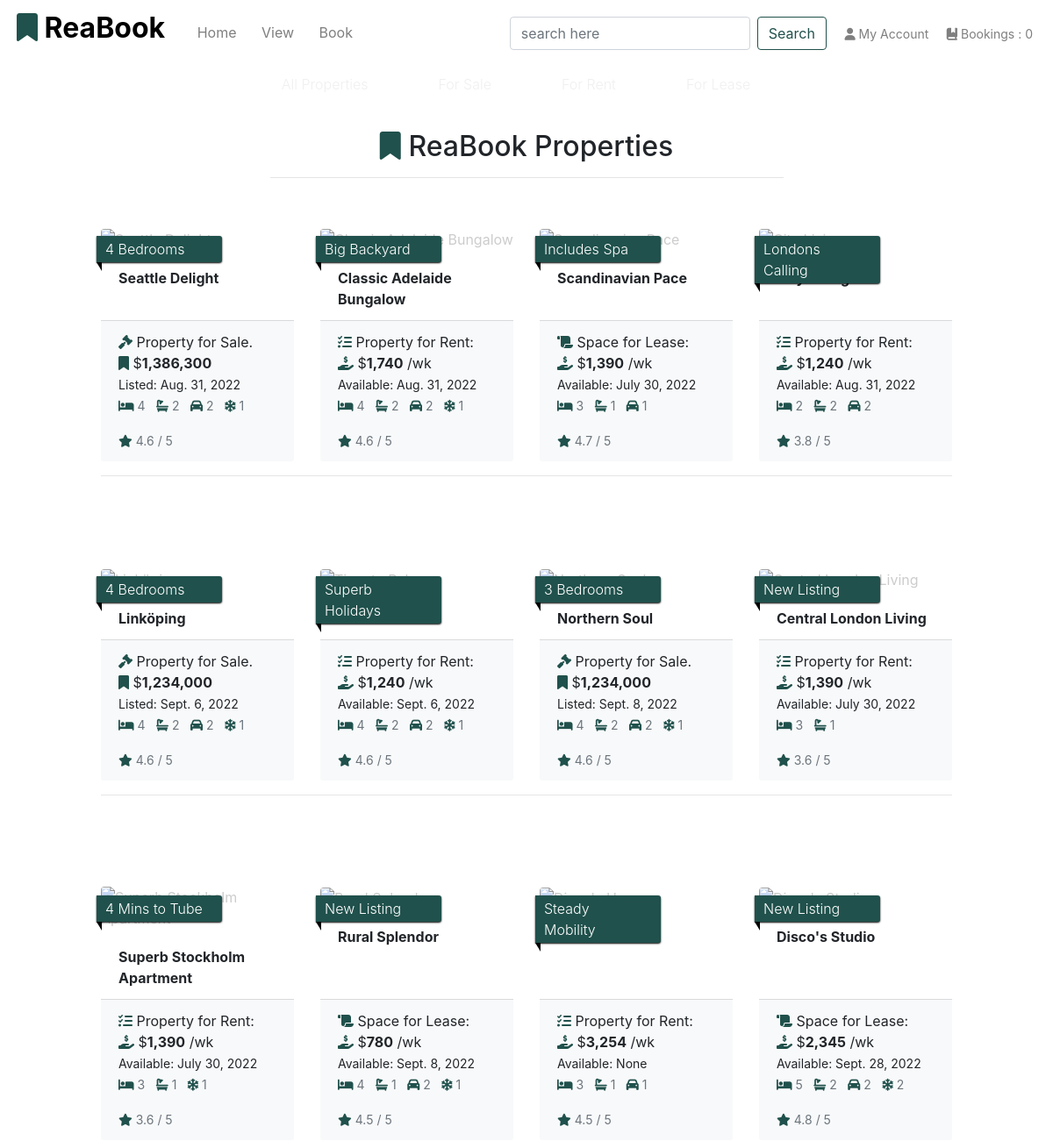
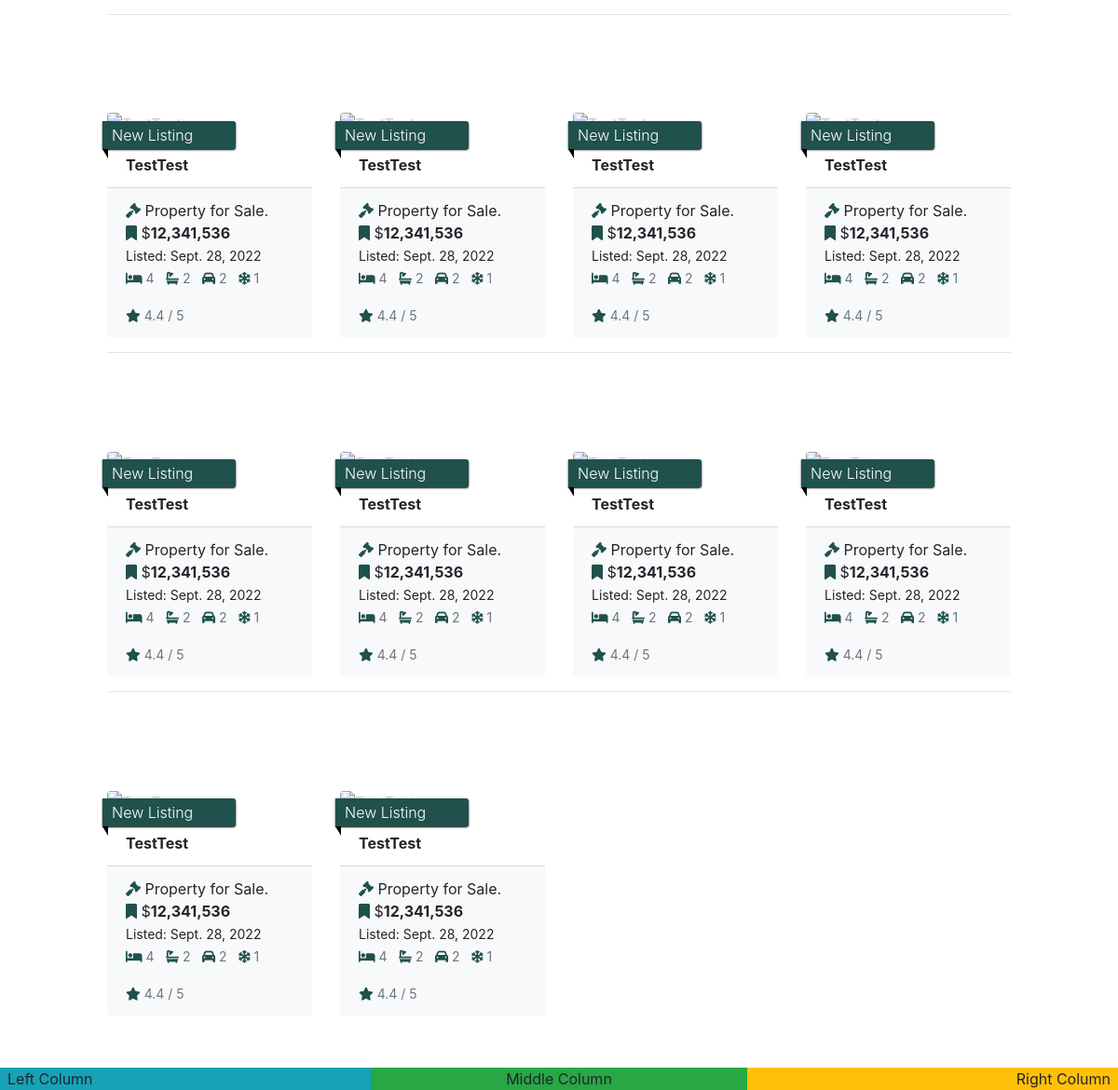
Page /properties/ on the committed database (2 pictures, top to bottom).
### app_properties/models.py (models this page shows, shortened)
class Property(models.Model):
    realtor = models.ForeignKey(User, on_delete=models.CASCADE, blank=True, null=False, default=User)
    title_no = models.CharField(max_length=254)
    ribbon_feature = models.CharField(max_length=20, default="New Listing")
    name = models.CharField(max_length=30)
    category = models.ForeignKey(
        'Category', null=True, blank=True, on_delete=models.SET_NULL
        )
    sector = models.ForeignKey(
        'Sector', null=True, blank=True, on_delete=models.SET_NULL
        )
    sale_price = models.IntegerField(null=False, blank=True, default=0)
    rent_pw = models.IntegerField(null=False, blank=True, default=0)
    date_available = models.DateField(null=True, blank=True, auto_now_add=True)
    bedrooms = models.IntegerField(null=False, blank=False)
    bathrooms = models.IntegerField(null=False, blank=False)
    carports = models.IntegerField(null=False, blank=False)
    air_conditioning = models.IntegerField(null=False, blank=False)
    rating = models.DecimalField(
        max_digits=3, decimal_places=1, null=True, blank=True
        )
    description = models.TextField()
    main_image_url = models.URLField(max_length=1024, null=True, blank=True)
    main_image = models.ImageField(null=True, blank=True)
    bedroom_image = models.ImageField(null=True, blank=True)
    bath_image = models.ImageField(null=True, blank=True)
    kitchen_image = models.ImageField(null=True, blank=True)
    living_image = models.ImageField(null=True, blank=True)
    unit_no = models.IntegerField(null=True, blank=True)
    level = models.IntegerField(null=True, blank=True)
    house_no = models.IntegerField(null=True, blank=False, default="No.")
    street = models.CharField(max_length=70, default='')
    suburb = models.CharField(max_length=70, default='')
    city = models.CharField(max_length=40)
    state = models.CharField(max_length=40, null=True, blank=True)
    postcode = models.CharField(max_length=10)
    country = models.CharField(max_length=2, choices=pytz.country_names.items(), null=True, blank=True)
    land_area = models.IntegerField(null=True, blank=True)
    building_area = models.IntegerField(null=True, blank=True)
    build_date = models.DateField(null=True, blank=True)
    list_date = models.DateField(auto_now_add=True)
    list_duration = models.IntegerField(null=False, blank=False, default=30)
    owner_fname = models.CharField(max_length=254, null=True, blank=False)
    owner_lname = models.CharField(max_length=254, null=True, blank=False)
    viewings = models.BooleanField(default=True)
    available = models.BooleanField(default=False)
    class Meta:
        verbose_name_plural = 'Properties'
        get_latest_by = 'list_date'

### app_properties/views.py (the view, shortened to what this page needs)
# urls.py: path('', views.all_properties, name='properties'),
def all_properties(request):
    properties = Property.objects.all()
    query = None
    categories = None
    sectors = None
    sort = None
    direction = None
    current_sorting = f'{sort}_{direction}'
    context = {
        'properties': properties,
        'search_term': query,
        'current_categories': categories,
        'current_sectors': sectors,
        'current_sorting': current_sorting,
    }
    return render(request, 'properties/properties.html', context)

### app_properties/templates/properties/properties.html (shortened to what this page needs)
{% extends 'base.html' %}
{% load static %}
{% load humanize %}
{% block content %}
<div class="container-fluid">
    <div class="row">
        <div class="col text-center mt-4">
            <h2 class="logo-font"><i class="fas fa-bookmark reabook-logo"></i> ReaBook Properties</h2>
            <hr class="w-50 mb-2">
        </div>
    </div>
    <div class="row">
        <div class="product-container col-10 offset-1">
            <div class="row">
                {% for prop in properties %}
                <div class="col-sm-6 col-md-6 col-lg-4 col-xl-3">
                    <div class="card property-card h-100 border-0">
                        <p class="ribbon font-weight-light">{{ prop.ribbon_feature }}</p>
                        {% if prop.main_image %}
                        <a href="{% url 'property-detail' prop.id %}">
                        </a>
                        {% else %}
                        <a href="{% url 'property-detail' prop.id %}">
                        </a>
                        {% endif %}
                        <div class="card-body pb-2">
                            <p class="mb-0 font-weight-bold">{{ prop.name }}</p>
                        </div>
                        <div class="card-footer bg-light mt-1 bt-1 text-left">
                            <div class="row">
                                <div class="col">
                                    <p class="lead mb-0 text-left font-weight-bold">
                                        {% if prop.category.pk == 1 %}
                                            <p class="fw-lighter fs-5"><i class="fas fa-gavel reabook-logo"></i> Property for Sale.
                                                <br><i class="fas fa-bookmark reabook-logo"></i> $<strong>{{ prop.sale_price|intcomma }}</strong>
                                                <br><small>Listed: {{ prop.list_date }}</small>
                                                {% include 'includes/property-icons.html' %}
                                            </p>
                                        {% elif prop.category.pk == 2 %}
                                            <p class="fw-lighter fs-6"><i class="fas fa-tasks reabook-logo"></i> Property for Rent:
                                                <br><i class="fas fa-hand-holding-usd reabook-logo"></i> $<strong>{{ prop.rent_pw|intcomma }}</strong> /wk
                                                <br><small>Available: {{ prop.date_available }}</small>
                                                {% include 'includes/property-icons.html' %}
                                            </p>
                                        {% else %}
                                            <p class="fw-lighter fs-6 mb-0"><i class="fa-solid fa-scroll reabook-logo"></i> Space for Lease:
                                                <br><i class="fas fa-hand-holding-usd reabook-logo"></i> $<strong>{{ prop.rent_pw|intcomma }}</strong> /wk
                                                <br><small>Available: {{ prop.date_available }}</small>
                                                {% include 'includes/property-icons.html' %}
                                            </p>
                                        {% endif %}
                                    </p>
                                    {% if prop.rating %}
                                    <small class="text-muted"><i class="fas fa-star mr-1 reabook-logo"></i>{{ prop.rating }} / 5</small>
                                    {% else %}
                                    <small class="text-muted">Not Rating Yet</small>
                                    {% endif %}
                                </div>
                            </div>
                        </div>
                    </div>
                </div>
                {% if forloop.counter|divisibleby:4 %}
                    <div class="col-12 d-none d-xl-block mb-5">
                        <hr>
                    </div>
                {% endif %}
            {% endfor %}
            </div>
        </div>
    </div>
</div>
{% endblock %}

### templates/includes/property-icons.html
<br>{% if prop.bedrooms %}
    <small class="text-muted mr-2"><i class="fa-solid fa-bed mr-1 reabook-logo"></i>{{ prop.bedrooms }}</small>
{% endif %}
{% if prop.bathrooms %}
    <small class="text-muted mr-2"><i class="fa-solid fa-bath mr-1 reabook-logo"></i>{{ prop.bathrooms }}</small>
{% endif %}
{% if prop.carports %}
    <small class="text-muted mr-2"><i class="fa-solid fa-car mr-1 reabook-logo"></i>{{ prop.carports }}</small>
{% endif %}
{% if prop.air_conditioning %}
    <small class="text-muted mr-2"><i class="fa-solid fa-snowflake mr-1 reabook-logo"></i>{{ prop.air_conditioning }}</small>
{% endif %}

### static/css/base.css (style rules this page uses)
html { height: 100%; }
.reabook-logo { color: #20514C; }
.property-card { padding-top: 2.5rem; }
.property-card > p { position: absolute; width: 65%; padding: 3px 20px 3px 10px; margin: 10px 10px 10px -5px; color: #fff; background-color: #20514C; border-radius: 0px 3px 3px 0px; box-shadow: 0px 1px 2px #000; -webkit-box-shadow: 0px 1px 2px #000; -moz-box-shadow: 0px 1px 2px #000; z-index: 2; }
.property-card > p:before, .property-card > p:after { content: ' '; position: absolute; }
.property-card > p:after { left: 0px; top: 100%; border-width: 5px 3px; border-style: solid; border-color: #000 #000 transparent transparent; }
.property-card a { opacity: 1; }
a, a:hover { text-decoration: none; color: #cccccc; }

### rows in the picture
Property: ribbon_feature "4 Bedrooms", name "Seattle Delight", sale_price "1,386,300", list_date "Aug. 31, 2022", bedrooms "4", bathrooms "2", carports "2", air_conditioning "1", rating "4.6"
Property: ribbon_feature "Big Backyard", name "Classic Adelaide Bungalow", rent_pw "1,740", date_available "Aug. 31, 2022", bedrooms "4", bathrooms "2", carports "2", air_conditioning "1", rating "4.6"
Property: ribbon_feature "Includes Spa", name "Scandinavian Pace", rent_pw "1,390", date_available "July 30, 2022", bedrooms "3", bathrooms "1", carports "1", rating "4.7"
Property: ribbon_feature "Londons Calling", rent_pw "1,240", date_available "Aug. 31, 2022", bedrooms "2", bathrooms "2", carports "2", rating "3.8"
Property: ribbon_feature "4 Bedrooms", name "Linköping", sale_price "1,234,000", list_date "Sept. 6, 2022", bedrooms "4", bathrooms "2", carports "2", air_conditioning "1", rating "4.6"
Property: ribbon_feature "Superb Holidays", rent_pw "1,240", date_available "Sept. 6, 2022", bedrooms "4", bathrooms "2", carports "2", air_conditioning "1", rating "4.6"
Property: ribbon_feature "3 Bedrooms", name "Northern Soul", sale_price "1,234,000", list_date "Sept. 8, 2022", bedrooms "4", bathrooms "2", carports "2", air_conditioning "1", rating "4.6"
Property: ribbon_feature "New Listing", name "Central London Living", rent_pw "1,390", date_available "July 30, 2022", bedrooms "3", bathrooms "1", rating "3.6"
Property: ribbon_feature "4 Mins to Tube", name "Superb Stockholm Apartment", rent_pw "1,390", date_available "July 30, 2022", bedrooms "3", bathrooms "1", air_conditioning "1", rating "3.6"
Property: ribbon_feature "New Listing", name "Rural Splendor", rent_pw "780", date_available "Sept. 8, 2022", bedrooms "4", bathrooms "1", carports "2", air_conditioning "1", rating "4.5"
Property: ribbon_feature "Steady Mobility", rent_pw "3,254", date_available "None", bedrooms "3", bathrooms "1", carports "1", rating "4.5"
Property: ribbon_feature "New Listing", name "Disco's Studio", rent_pw "2,345", date_available "Sept. 28, 2022", bedrooms "5", bathrooms "2", carports "2", air_conditioning "2", rating "4.8"
Property: ribbon_feature "New Listing", name "TestTest", sale_price "12,341,536", list_date "Sept. 28, 2022", bedrooms "4", bathrooms "2", carports "2", air_conditioning "1", rating "4.4"
Property: ribbon_feature "New Listing", name "TestTest", sale_price "12,341,536", list_date "Sept. 28, 2022", bedrooms "4", bathrooms "2", carports "2", air_conditioning "1", rating "4.4"
Property: ribbon_feature "New Listing", name "TestTest", sale_price "12,341,536", list_date "Sept. 28, 2022", bedrooms "4", bathrooms "2", carports "2", air_conditioning "1", rating "4.4"
Property: ribbon_feature "New Listing", name "TestTest", sale_price "12,341,536", list_date "Sept. 28, 2022", bedrooms "4", bathrooms "2", carports "2", air_conditioning "1", rating "4.4"
Property: ribbon_feature "New Listing", name "TestTest", sale_price "12,341,536", list_date "Sept. 28, 2022", bedrooms "4", bathrooms "2", carports "2", air_conditioning "1", rating "4.4"
Property: ribbon_feature "New Listing", name "TestTest", sale_price "12,341,536", list_date "Sept. 28, 2022", bedrooms "4", bathrooms "2", carports "2", air_conditioning "1", rating "4.4"
Property: ribbon_feature "New Listing", name "TestTest", sale_price "12,341,536", list_date "Sept. 28, 2022", bedrooms "4", bathrooms "2", carports "2", air_conditioning "1", rating "4.4"
Property: ribbon_feature "New Listing", name "TestTest", sale_price "12,341,536", list_date "Sept. 28, 2022", bedrooms "4", bathrooms "2", carports "2", air_conditioning "1", rating "4.4"
Property: ribbon_feature "New Listing", name "TestTest", sale_price "12,341,536", list_date "Sept. 28, 2022", bedrooms "4", bathrooms "2", carports "2", air_conditioning "1", rating "4.4"
Property: ribbon_feature "New Listing", name "TestTest", sale_price "12,341,536", list_date "Sept. 28, 2022", bedrooms "4", bathrooms "2", carports "2", air_conditioning "1", rating "4.4"
